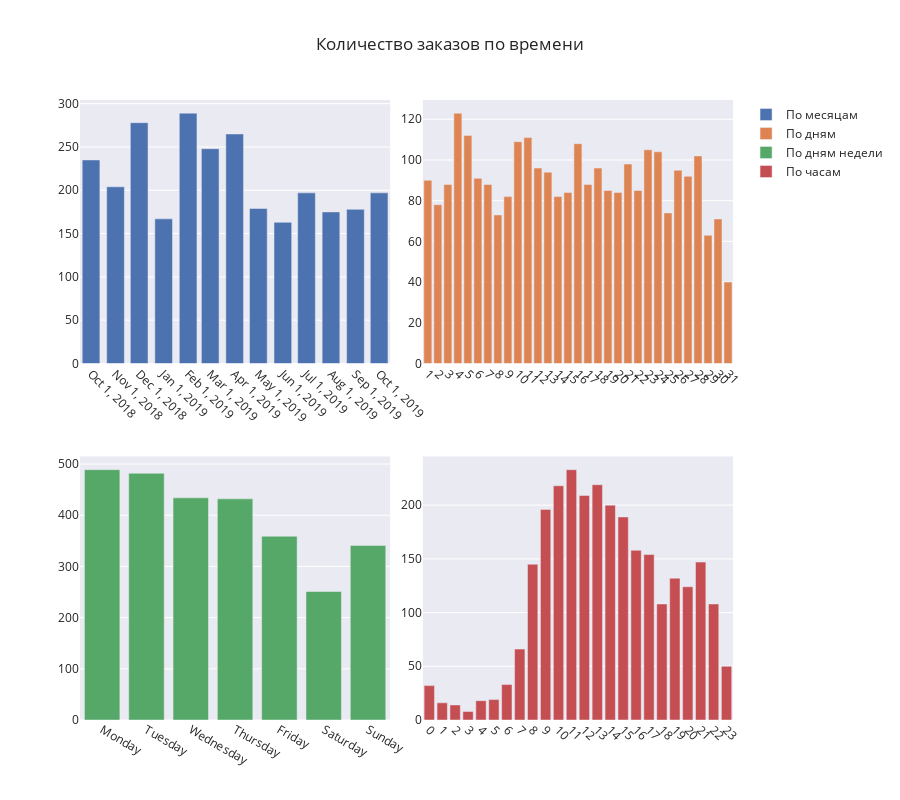

Notebook cell for this chart:
### Code cell
fig = plot_bar_nm(2, 2, orders_params)

fig.update_xaxes(tickangle=45, tickvals = orders_pivot_by_month['month'], showgrid=False, row=1, col=1)
fig.update_xaxes(tickangle=45, tickvals = orders_pivot_by_day['day'], showgrid=False, row=1, col=2)
fig.update_xaxes(showgrid=False, row=2, col=1)
fig.update_xaxes(tickangle=45, tickvals = orders_pivot_by_hour['hour'], showgrid=False, row=2, col=2)

fig.update_layout(title_text='Количество заказов по времени', height=800)
fig.show()

### Figure 1 — Plotly figure (JSON) as saved in the notebook; plotly's stock layout.template omitted (floating-point values rounded to 4 significant figures)
{"data": [{"hoverinfo": "y", "name": "По месяцам", "type": "bar", "x": ["2018-10-01T00:00:00", "2018-11-01T00:00:00", "2018-12-01T00:00:00", "2019-01-01T00:00:00", "2019-02-01T00:00:00", "2019-03-01T00:00:00", "2019-04-01T00:00:00", "2019-05-01T00:00:00", "2019-06-01T00:00:00", "2019-07-01T00:00:00", "2019-08-01T00:00:00", "2019-09-01T00:00:00", "2019-10-01T00:00:00"], "xaxis": "x", "y": [235, 204, 278, 167, 289, 248, 265, 179, 163, 197, 175, 178, 197], "yaxis": "y"}, {"hoverinfo": "y", "name": "По дням", "type": "bar", "x": [1, 2, 3, 4, 5, 6, 7, 8, 9, 10, 11, 12, 13, 14, 15, 16, 17, 18, 19, 20, 21, 22, 23, 24, 25, 26, 27, 28, 29, 30, 31], "xaxis": "x2", "y": [90, 78, 88, 123, 112, 91, 88, 73, 82, 109, 111, 96, 94, 82, 84, 108, 88, 96, 85, 84, 98, 85, 105, 104, 74, 95, 92, 102, 63, 71, 40], "yaxis": "y2"}, {"hoverinfo": "y", "name": "По дням недели", "type": "bar", "x": ["Monday", "Tuesday", "Wednesday", "Thursday", "Friday", "Saturday", "Sunday"], "xaxis": "x3", "y": [489, 482, 434, 432, 359, 251, 341], "yaxis": "y3"}, {"hoverinfo": "y", "name": "По часам", "type": "bar", "x": [0, 1, 2, 3, 4, 5, 6, 7, 8, 9, 10, 11, 12, 13, 14, 15, 16, 17, 18, 19, 20, 21, 22, 23], "xaxis": "x4", "y": [32, 16, 14, 8, 18, 19, 33, 66, 145, 196, 218, 233, 209, 219, 200, 189, 158, 154, 108, 132, 124, 147, 108, 50], "yaxis": "y4"}], "layout": {"height": 800, "title": {"text": "Количество заказов по времени"}, "xaxis": {"anchor": "y", "domain": [0, 0.475], "showgrid": false, "tickangle": 45, "tickvals": ["2018-10-01T00:00:00", "2018-11-01T00:00:00", "2018-12-01T00:00:00", "2019-01-01T00:00:00", "2019-02-01T00:00:00", "2019-03-01T00:00:00", "2019-04-01T00:00:00", "2019-05-01T00:00:00", "2019-06-01T00:00:00", "2019-07-01T00:00:00", "2019-08-01T00:00:00", "2019-09-01T00:00:00", "2019-10-01T00:00:00"]}, "xaxis2": {"anchor": "y2", "domain": [0.525, 1], "showgrid": false, "tickangle": 45, "tickvals": [1, 2, 3, 4, 5, 6, 7, 8, 9, 10, 11, 12, 13, 14, 15, 16, 17, 18, 19, 20, 21, 22, 23, 24, 25, 26, 27, 28, 29, 30, 31]}, "xaxis3": {"anchor": "y3", "domain": [0, 0.475], "showgrid": false}, "xaxis4": {"anchor": "y4", "domain": [0.525, 1], "showgrid": false, "tickangle": 45, "tickvals": [0, 1, 2, 3, 4, 5, 6, 7, 8, 9, 10, 11, 12, 13, 14, 15, 16, 17, 18, 19, 20, 21, 22, 23]}, "yaxis": {"anchor": "x", "domain": [0.575, 1]}, "yaxis2": {"anchor": "x2", "domain": [0.575, 1]}, "yaxis3": {"anchor": "x3", "domain": [0, 0.425]}, "yaxis4": {"anchor": "x4", "domain": [0, 0.425]}}}
